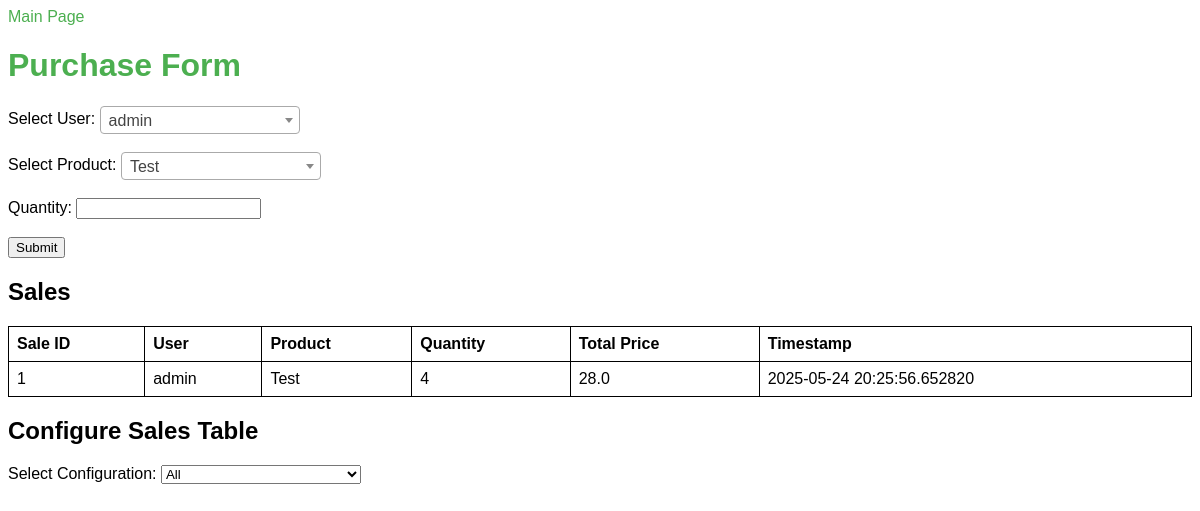
/purchase, run on the app's committed database.
### backend/app/models/sales_table.py (models this page shows, shortened)
class Sale(Base):
    __tablename__ = "sales"
    sale_id = Column(Integer, primary_key=True, index=True)
    user_id = Column(Integer, ForeignKey("users.user_id"))
    product_id = Column(Integer, ForeignKey("products.product_id"))
    quantity = Column(Integer, default=1)
    total_price = Column(Float)
    timestamp = Column(String)  # This can be a datetime field, but we'll keep it simple for now
    toast_round_id = Column(Integer, ForeignKey("toast_round.toast_round_id"), nullable=True)  # Make optional
    user = relationship("User", back_populates="sales")
    product = relationship("Product", back_populates="sales")
    toast_round = relationship("ToastRound", back_populates="sales")

### backend/app/models/user_table.py (models this page shows, shortened)
class User(Base):
    __tablename__ = "users"  # Name of the table in the database
    user_id = Column(Integer, primary_key=True, index=True)  # Primary Key
    name = Column(String, index=True)  # Name column
    balance = Column(Float, default=0)  # User balance
    password_hash = Column(String)  # Store the hashed password
    role = Column(String, default="user")  # Role (e.g., 'admin', 'wrirt')
    sales = relationship("Sale", back_populates="user")

### backend/app/models/product_table.py (models this page shows, shortened)
class Product(Base):
    __tablename__ = "products"
    product_id = Column(Integer, primary_key=True, index=True)
    name = Column(String, index=True)
    category = Column(String)  # 'raw ingredient' or 'toast'
    price_per_unit = Column(Float)
    cost_per_unit = Column(Float)  # Cost price per unit
    profit_per_unit = Column(Float)  # Profit per unit
    stock_quantity = Column(Integer, default=0)
    toaster_space = Column(Integer, default=0)  # For toast products
    sales = relationship("Sale", back_populates="product")
    product_toast_rounds = relationship("ProductToastround", back_populates="product")
    product_ingredients = relationship("ProductIngredient", back_populates="product", cascade="all, delete-orphan")

### backend/app/services/admin_webpage.py (the view, shortened to what this page needs)
@app.route('/purchase', methods=['GET', 'POST'])
def purchase():
    try:
        users = database.get_all_users()
        products = database.get_all_products()
        config = request.args.get('config', 'all')
        sales = database.get_all_sales()
        if config == 'raw':
            sales = database.get_sales_with_category(category='raw')
        elif config == 'toast':
            sales = database.get_sales_with_category(category='toast')
        return render_template(PURCHASE_TEMPLATE, users=users, products=products, sales=sales)
    except Exception as e:
        logging.error(f"Error in purchase: {e}", exc_info=e)
        return render_template(PURCHASE_TEMPLATE, users=[], products=[], sales=[], error_message=str(e))

### backend/app/chame_app/database_instance.py (called while the page is built)
    def get_session(self):
        try:
            return self.SessionLocal()
        except Exception as e:
            raise RuntimeError(f"get_session failed: {e}") from e

    def get_all_users(self, session=None) -> List[User]:
        close_session = False
        if session is None:
            session = self.get_session()
            close_session = True
        try:
            users = session.query(User).all()
            return users
        except Exception as e:
            raise RuntimeError(f"get_all_users failed: {e}") from e
        finally:
            if close_session:
                session.close()

    def get_all_products(self, session=None) -> List[Product]:
        close_session = False
        if session is None:
            session = self.get_session()
            close_session = True
        try:
            products = session.query(Product).options(
                joinedload(Product.product_ingredients).joinedload(ProductIngredient.ingredient)
            ).all()
            return products
        except Exception as e:
            raise RuntimeError(f"get_all_products failed: {e}") from e
        finally:
            if close_session:
                session.close()

    def get_all_sales(self, session=None) -> List[Sale]:
        close_session = False
        if session is None:
            session = self.get_session()
            close_session = True
        try:
            sales = session.query(Sale).options(
                joinedload(Sale.user),
                joinedload(Sale.product)
            ).all()
            return sales
        except Exception as e:
            raise RuntimeError(f"get_all_sales failed: {e}") from e
        finally:
            if close_session:
                session.close()

### frontend/admin_webpage/templates/purchase.html (shortened to what this page needs)
<!DOCTYPE html>
<html lang="en">
<head>
    <link rel="stylesheet" href="{{ url_for('static', filename='css/style.css') }}">
    <link href="https://cdn.jsdelivr.net/npm/select2@4.1.0-rc.0/dist/css/select2.min.css" rel="stylesheet" />
</head>
<body>
    <a href="/">Main Page</a>
    <h1>Purchase Form</h1>
    <form action="/purchase" method="POST">
        <label for="user">Select User:</label>
        <br><br>
        <label for="product">Select Product:</label>
        <br><br>
        <label for="quantity">Quantity:</label>
        <input type="number" id="quantity" name="quantity" min="1" required>
        <br><br>
        <button type="submit">Submit</button>
    </form>
    <h2>Sales</h2>
    <table>
        <thead>
            <tr>
                <th>Sale ID</th>
                <th>User</th>
                <th>Product</th>
                <th>Quantity</th>
                <th>Total Price</th>
                <th>Timestamp</th>
            </tr>
        </thead>
        <tbody>
            {% for sale in sales %}
            <tr>
                <td>{{ sale.sale_id }}</td>
                <td>{{ sale.user.name }}</td>
                <td>{{ sale.product.name }}</td>
                <td>{{ sale.quantity }}</td>
                <td>{{ sale.total_price }}</td>
                <td>{{ sale.timestamp }}</td>
            </tr>
            {% endfor %}
        </tbody>
    </table>
    <h2>Configure Sales Table</h2>
    <label for="salesConfig">Select Configuration:</label>
    <select id="salesConfig">
        <option value="all" {% if config == 'all' %}selected{% endif %}>All</option>
    </select>
</body>
</html>

### frontend/admin_webpage/static/css/style.css (style rules this page uses)
body { font-family: Arial, sans-serif; }
h1 { color: #4CAF50; }
table { width: 100%; border-collapse: collapse; }
table, th, td { border: 1px solid black; }
th, td { padding: 8px; text-align: left; }
a { color: #4CAF50; text-decoration: none; }
select { min-width: 200px; width: 200px; }

### data on the page
Sale: sale_id "1", user.name "admin", product.name "Test", quantity "4", total_price "28.0", timestamp "2025-05-24 20:25:56.652820"
